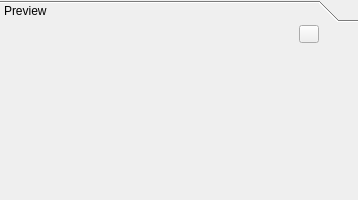
<?xml version="1.0" encoding="UTF-8"?>
<ui version="4.0">
 <class>PreviewWidget</class>
 <widget class="QWidget" name="PreviewWidget">
  <property name="geometry">
   <rect>
    <x>0</x>
    <y>0</y>
    <width>358</width>
    <height>200</height>
   </rect>
  </property>
  <layout class="QVBoxLayout" name="verticalLayout">
   <property name="spacing">
    <number>0</number>
   </property>
   <property name="margin">
    <number>0</number>
   </property>
   <item>
    <widget class="QToolBox" name="toolBoxPreview">
     <property name="sizePolicy">
      <sizepolicy hsizetype="Preferred" vsizetype="Preferred">
       <horstretch>0</horstretch>
       <verstretch>0</verstretch>
      </sizepolicy>
     </property>
     <property name="tabSpacing">
      <number>0</number>
     </property>
     <widget class="QWidget" name="pagePreview">
      <property name="geometry">
       <rect>
        <x>0</x>
        <y>0</y>
        <width>358</width>
        <height>179</height>
       </rect>
      </property>
      <attribute name="label">
       <string>Preview</string>
      </attribute>
      <layout class="QVBoxLayout" name="verticalLayout_2">
       <property name="spacing">
        <number>0</number>
       </property>
       <property name="margin">
        <number>0</number>
       </property>
       <item>
        <layout class="QGridLayout" name="gridLayout">
         <property name="spacing">
          <number>0</number>
         </property>
         <item row="1" column="0">
          <spacer name="horizontalSpacerLeft2">
           <property name="orientation">
            <enum>Qt::Horizontal</enum>
           </property>
           <property name="sizeHint" stdset="0">
            <size>
             <width>10</width>
             <height>10</height>
            </size>
           </property>
          </spacer>
         </item>
         <item row="2" column="2">
          <spacer name="verticalSpacerBottom">
           <property name="orientation">
            <enum>Qt::Vertical</enum>
           </property>
           <property name="sizeHint" stdset="0">
            <size>
             <width>10</width>
             <height>10</height>
            </size>
           </property>
          </spacer>
         </item>
         <item row="0" column="2">
          <spacer name="verticalSpacerTop">
           <property name="orientation">
            <enum>Qt::Vertical</enum>
           </property>
           <property name="sizeHint" stdset="0">
            <size>
             <width>10</width>
             <height>10</height>
            </size>
           </property>
          </spacer>
         </item>
         <item row="1" column="3">
          <spacer name="horizontalSpacerRight1">
           <property name="orientation">
            <enum>Qt::Horizontal</enum>
           </property>
           <property name="sizeType">
            <enum>QSizePolicy::Fixed</enum>
           </property>
           <property name="sizeHint" stdset="0">
            <size>
             <width>6</width>
             <height>10</height>
            </size>
           </property>
          </spacer>
         </item>
         <item row="0" column="4">
          <widget class="QToolButton" name="toolButtonPreviewAlpha">
           <property name="minimumSize">
            <size>
             <width>20</width>
             <height>18</height>
            </size>
           </property>
           <property name="maximumSize">
            <size>
             <width>20</width>
             <height>18</height>
            </size>
           </property>
           <property name="toolTip">
            <string>Preview Alpha</string>
           </property>
           <property name="text">
            <string/>
           </property>
          </widget>
         </item>
         <item row="1" column="5">
          <spacer name="horizontalSpacerRight2">
           <property name="orientation">
            <enum>Qt::Horizontal</enum>
           </property>
           <property name="sizeHint" stdset="0">
            <size>
             <width>11</width>
             <height>10</height>
            </size>
           </property>
          </spacer>
         </item>
         <item row="1" column="1">
          <spacer name="horizontalSpacerLeft1">
           <property name="orientation">
            <enum>Qt::Horizontal</enum>
           </property>
           <property name="sizeType">
            <enum>QSizePolicy::Fixed</enum>
           </property>
           <property name="sizeHint" stdset="0">
            <size>
             <width>26</width>
             <height>10</height>
            </size>
           </property>
          </spacer>
         </item>
         <item row="1" column="2">
          <widget class="QLabel" name="labelPreview">
           <property name="minimumSize">
            <size>
             <width>228</width>
             <height>128</height>
            </size>
           </property>
           <property name="maximumSize">
            <size>
             <width>228</width>
             <height>128</height>
            </size>
           </property>
           <property name="scaledContents">
            <bool>true</bool>
           </property>
           <property name="alignment">
            <set>Qt::AlignCenter</set>
           </property>
          </widget>
         </item>
        </layout>
       </item>
      </layout>
     </widget>
    </widget>
   </item>
  </layout>
 </widget>
 <resources/>
 <connections>
  <connection>
   <sender>toolButtonPreviewAlpha</sender>
   <signal>clicked()</signal>
   <receiver>PreviewWidget</receiver>
   <slot>switchPreview()</slot>
   <hints>
    <hint type="sourcelabel">
     <x>295</x>
     <y>32</y>
    </hint>
    <hint type="destinationlabel">
     <x>333</x>
     <y>32</y>
    </hint>
   </hints>
  </connection>
 </connections>
 <slots>
  <slot>switchPreview()</slot>
 </slots>
</ui>
